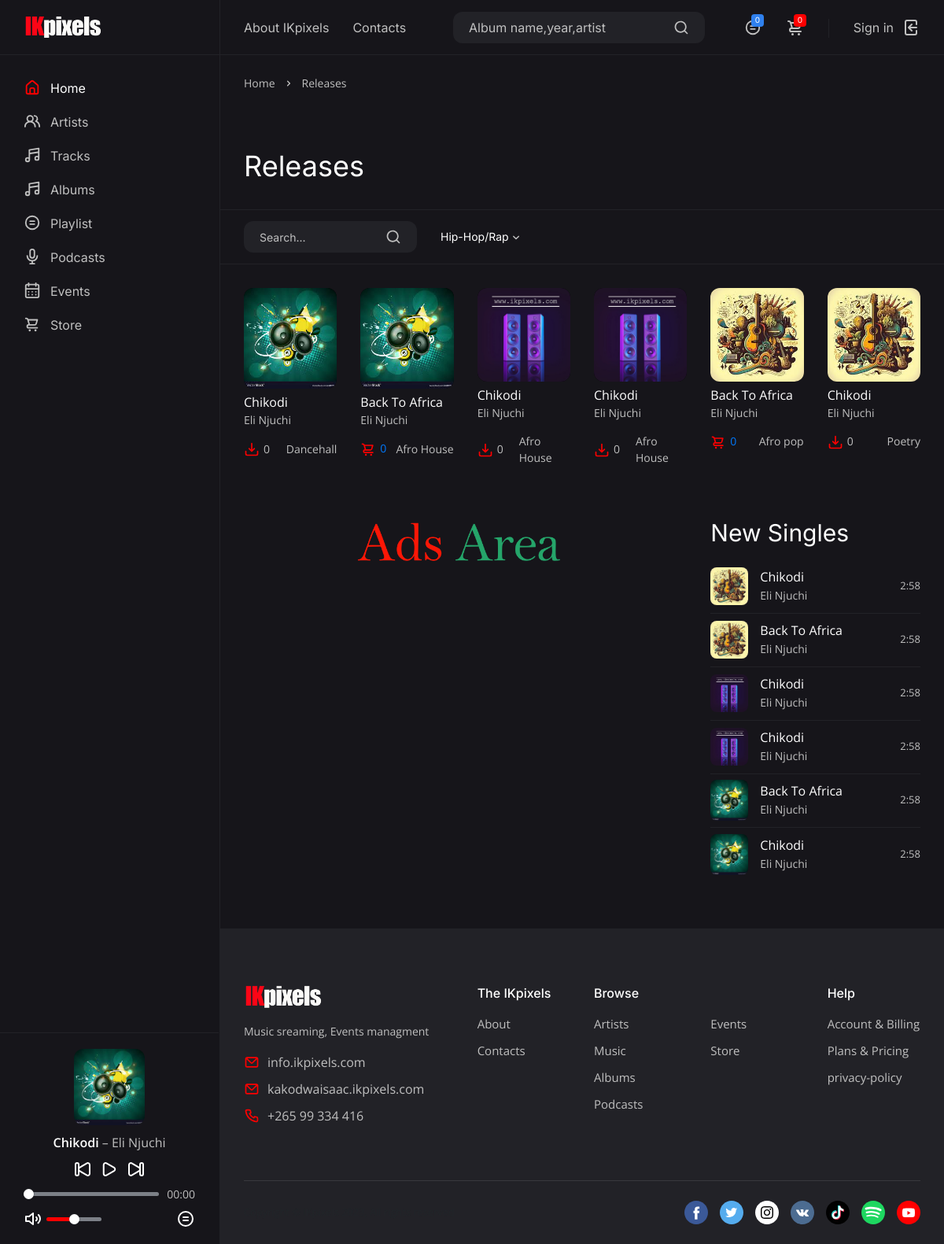
The app's page /music/ with its own data.
### music_nation/models.py (models this page shows, shortened)
class Song(models.Model):
    song_name = models.CharField(max_length=40)
    Artist = models.CharField(max_length=40,null=True,blank=True)
    song_album = models.ForeignKey(Album,on_delete=models.CASCADE, related_name='songs')
    song_file=models.FileField(upload_to=upload_audio_location,null=True,blank=True)
    artwork = models.ImageField(upload_to='artwork/%y/%m/%d',null=True,blank=True,default="ikartwork.jpg")
    song_genre = models.CharField(max_length=30,choices=GENRE)
    video = EmbedVideoField(null=True,blank=True)
    streamingCount = models.PositiveIntegerField(default=0)
    downloads = models.PositiveIntegerField(default=0)
    year = models.PositiveIntegerField(default=0)
    sell  = models.CharField(choices=FREE_OR_NOT,max_length=100)
    most_sold = models.PositiveIntegerField(default=0)
    price = models.DecimalField(max_digits=18, decimal_places=2,default=0.00)
    aproved = models.BooleanField(default=False)
    created_at = models.DateTimeField(auto_now_add=True)
    updated_at = models.DateTimeField(auto_now=True)
    objects = SongObjectManager()
    adminAprove = AdminSongObjectManager()
    ArtistSongObject  = ArtistSongObjectManager()
    def __str__(self):
        return self.song_name +' '+ str(self.song_album)
    def song_logo(self):
        return self.song_album.album_logo
    def album(self):
        return self.song_album
    def artst_url(self):
        album = Album.objects.get(id=self.song_album.id).album_artist
        artist_slug = Customer.objects.get(user=album).slug
        return artist_slug

class Album(models.Model):
    album_name = models.CharField(max_length=30)
    uploaded_on = models.DateTimeField(auto_now=True)
    album_logo = models.ImageField(upload_to='artwork/%y/%m/%d',null=True,blank=True,default="ikartwork.jpg")
    album_genre = models.CharField(max_length=30,choices=GENRE)
    aboutAlbum = RichTextField(null=True,blank=True)
    songsNum = models.PositiveIntegerField(default=0)
    streamNum = models.PositiveIntegerField(default=0)
    sell  = models.CharField(choices=FREE_OR_NOT,max_length=100)
    most_sold = models.PositiveIntegerField(default=0)
    slug = models.SlugField(unique=True,null=True,blank=True)
    price = models.DecimalField(max_digits=18, decimal_places=2,default=0.00)
    album_artist = models.ForeignKey(User, on_delete=models.CASCADE, related_name='albums')
    aproved = models.BooleanField(default=False)
    created_at = models.DateTimeField(auto_now_add=True)
    updated_at = models.DateTimeField(auto_now=True)
    objects = AlbumObjectManager()
    AdminAlbumAproval = AdminAlbumObjectManager()
    artistObjects = ArtistAlbumObjectManager()
    def __str__(self):
        return self.album_name
    @property
    def artist(self):
        user = self.album_artist
        artist = Customer.objects.get(user=user).slug
        return artist

### music_nation/views.py (the view)
# urls.py: path('music/', music_nation_views.allTrack, name='music'),
def allTrack(request):
    context = {}
    default_music_playlist(request,context)
    playlist_snipt(request,context)
    cart_snipt(request,context)
    tracks = Song.objects.all().order_by('-id')
    query =request.GET.get('q')
    context['q_name'] = "Album name,year,artist"
    if query:
        context['search_title'] = query
        tracks =tracks.filter(Q(song_name__icontains=query)|
                              Q(year__icontains=query)|
                              Q(song_genre__icontains=query)|
                              Q(Artist__icontains=query)).distinct().order_by('-id')
    context['tracks'] = ikpaginator(tracks,request)
    context['events'] = Ticket.ticketObjects.all()
    context['products']= Product.objects.all()
    context['albums'] = Album.objects.all()[:5]
    context['songs'] = Song.objects.all()#buy model
    if is_ajax(request) and request.GET.get('data_'):
        cate = request.GET.get('data_')
        context['tracks'] =  tracks.filter(song_genre=str(cate))
        html = render_to_string('www/music2.html',context)
        return JsonResponse({'data':html})
    if is_ajax(request) and request.GET.get('song_id'):
        download_counts = Song.objects.get(id=request.GET['song_id'])
        download_counts.downloads += 1
        download_counts.save()
    return render(request, 'www/music.html',context)

### music_nation/templates/www/music.html (shortened to what this page needs)
{% extends 'www/base.html' %}
{% load static %}
{%block content%}
{% if tracks %}
	<main class="main">
		<div class="container-fluid">
			<div class="row row--grid">
				<div class="col-12" >
					<ul class="breadcrumb">
						<li class="breadcrumb__item"><a href="{% url 'music_nation:nyansavibe'%}">Home</a></li>
						<li class="breadcrumb__item breadcrumb__item--active">Releases</li>
					</ul>
				</div>
				<div class="col-12">
					<div class="main__title main__title--page">
						<h1>Releases</h1>
					</div>
				</div>
			</div>
			<div class="row row--grid">
				<div class="col-12">
					<div class="main__filter">
						<form method="GET" action="#" class="main__filter-search">
							<input name="q" type="text" placeholder="Search...">
							<button type="submit"><svg xmlns="http://www.w3.org/2000/svg" viewBox="0 0 24 24"><path d="M21.71,20.29,18,16.61A9,9,0,1,0,16.61,18l3.68,3.68a1,1,0,0,0,1.42,0A1,1,0,0,0,21.71,20.29ZM11,18a7,7,0,1,1,7-7A7,7,0,0,1,11,18Z"/></svg></button>
						</form>
						<div class="main__filter-wrap">
						</div>
					</div>
					<div class="row row--grid releases">
						{% for song in tracks %}
						<div class="col-6 col-sm-4 col-lg-2">
							<div class="album">
								<div class="album__cover">
									{% if song.song_logo %}
									<img src="{{song.song_logo.url}}" alt="">
									{% else %}
									<img src="img/covers/cover1.jpg" alt="">
									{% endif %}
								</div>
								<div class="album__title">
									<h3><a href="{% url 'music_nation:album_detail' song.album.slug %}">{{song.song_name}}</a></h3>
									<span><a href="{% url 'music_nation:ArtistDetail' song.artst_url %}">{{song.Artist}}</a></span>
								</div>
								<div class="release__stat">
								{% if song.sell == 'Sale'%}
									<a href="#{{song.id}}" class="open-modal">
									0
									</a>
									{% else %}
								<span><a id="download" href="{{song.song_file.url}}" download="{{song.song_name}}" accesskey="{{song.id}}" target="{% url 'music_nation:music' %}" ></a>{{song.downloads}}</span>
								{% endif %}
								<span>{{song.song_genre}}</span>
							</div>
							</div>
						</div>
						{% empty %}
						{% include 'www/404.html' %}
						{% endfor %}
					</div>
				</div>
			</div>
			<section class="row row--grid">
				<div class="col-12 col-xl-8">
					{% include 'ecom/store-snipt.html' %}<br>
					<div>
						<img width="100%" src="{%static 'www/img/adv.png' %}">
					</div>
				</div>
				<div class="col-12 col-xl-4">
					<div class="row row--grid">
						<div class="col-12">
							<div class="main__title">
								<h2><a href="#">New Singles</a></h2>
							</div>
						</div>
						<div class="col-12">
							<ul class="main__list">
								{% for album in  albums %}
								{% for song in album.songs.all  %}
									<li class="single-item">
									<a data-link data-title="{{song.song_name}}" data-artist="{{song.Artist}}" data-img="{{song.song_logo.url}}" href="{{ song.song_file.url }}" class="single-item__cover">
										<img src="{{song.song_logo.url}}" alt="">
									</a>
									<div class="single-item__title">
										<h4><a href="{% url 'music_nation:album_detail' album.slug %}">{{song.song_name}}</a></h4>
										<span><a href="{% url 'music_nation:ArtistDetail' album.artist %}">{{song.Artist}}</a></span>
									</div>
									<span class="single-item__time">2:58</span>
								</li>
								{% endfor %}
								{% endfor %}
							</ul>
						</div>
					</div>
				</div>
			</section>
		</div>
	</main>
{% else %}
   <div class="row">
   	   {% include 'www/404.html' %}
   </div>
 {% endif %}
{%endblock%}

### music_nation/templates/www/base.html (shortened to what this page needs)
{% load static %}
<!DOCTYPE html>
<html lang="en">
<head>
	<link rel="stylesheet" href="{% static 'www/css/bootstrap-reboot.min.css' %} ">
	<link rel="stylesheet" href="{% static 'www/css/bootstrap-grid.min.css' %}">
	<link rel="stylesheet" href="{% static 'www/css/owl.carousel.min.css' %}">
	<link rel="stylesheet" href="{% static 'www/css/magnific-popup.css' %}">
	<link rel="stylesheet" href="{% static 'www/css/select2.min.css' %}">
	<link rel="stylesheet" href="{% static 'www/css/paymentfont.min.css' %}">
	<link rel="stylesheet" href="{% static 'www/css/slider-radio.css' %}">
	<link rel="stylesheet" href="{% static 'www/css/plyr.css' %}">
	<link rel="stylesheet" href="{% static 'www/css/ikstyle.css' %}">
</head>
<body>
	<header class="header">
		<div class="header__content">
			<nav class="header__nav">
				<a href="{%url 'music_nation:about'%}">About IKpixels</a>
				<a href="{%url 'music_nation:contacts'%}">Contacts</a>
			</nav>
            {% if q_name %}
			<form method="GET" action="#" class="header__search">
				<input name="q" type="text" placeholder="{{q_name}}">
				<button type="button"><svg xmlns="http://www.w3.org/2000/svg" viewBox="0 0 24 24"><path d="M21.71,20.29,18,16.61A9,9,0,1,0,16.61,18l3.68,3.68a1,1,0,0,0,1.42,0A1,1,0,0,0,21.71,20.29ZM11,18a7,7,0,1,1,7-7A7,7,0,0,1,11,18Z"/></svg></button>
			</form>
			{% endif %}
			<div class="header__actions">
				<div class="header__action header__action--note">
					<span>{{song_count_in_playlist}}</span>
					<a href="/playlist_view" class="header__action-btn"><svg xmlns="http://www.w3.org/2000/svg" viewBox="0 0 24 24"><path d="M15,13H9a1,1,0,0,0,0,2h6a1,1,0,0,0,0-2Zm0-4H9a1,1,0,0,0,0,2h6a1,1,0,0,0,0-2ZM12,2A10,10,0,1,0,22,12,10,10,0,0,0,12,2Zm0,18a8,8,0,1,1,8-8A8,8,0,0,1,12,20Z"/></svg></a>
				</div>
				<div class="header__action header__action--cart">
					<span>{{product_count_in_cart}}</span>
					<a class="header__action-btn" href="{% url 'store:cart' %}"></a>
				</div>
				<div class="header__action header__action--signin">
					{% if user.is_authenticated %}
					<a class="header__action-btn" href="{%url 'account:logout' %}">
						<span>Sign out</span>
						<svg xmlns="http://www.w3.org/2000/svg" viewBox="0 0 24 24"><path d="M4,12a1,1,0,0,0,1,1h7.59l-2.3,2.29a1,1,0,0,0,0,1.42,1,1,0,0,0,1.42,0l4-4a1,1,0,0,0,.21-.33,1,1,0,0,0,0-.76,1,1,0,0,0-.21-.33l-4-4a1,1,0,1,0-1.42,1.42L12.59,11H5A1,1,0,0,0,4,12ZM17,2H7A3,3,0,0,0,4,5V8A1,1,0,0,0,6,8V5A1,1,0,0,1,7,4H17a1,1,0,0,1,1,1V19a1,1,0,0,1-1,1H7a1,1,0,0,1-1-1V16a1,1,0,0,0-2,0v3a3,3,0,0,0,3,3H17a3,3,0,0,0,3-3V5A3,3,0,0,0,17,2Z"/></svg>
					</a>
					{% else %}
					<a class="header__action-btn" href="{% url 'account:login' %}">
						<span>Sign in</span>
					</a>
					{% endif %}
				</div>
			</div>
		</div>
	</header>
	<div class="sidebar">
		<div class="sidebar__logo">
			<img src="{% static 'www/img/logo.png' %}" alt="">
		</div>
		<ul class="sidebar__nav">
			<li class="sidebar__nav-item">
				<a href="{% url 'music_nation:nyansavibe' %}" class="sidebar__nav-link sidebar__nav-link--active"> <span>Home</span></a>
			</li>
			<li class="sidebar__nav-item">
				<a href="{%url 'music_nation:Artists'%}" class="sidebar__nav-link"> <span>Artists</span></a>
			</li>
			<li class="sidebar__nav-item">
				<a href="{%url 'music_nation:music'%}" class="sidebar__nav-link"> <span>Tracks</span></a>
			</li>
			<li class="sidebar__nav-item">
				<a href="{%url 'music_nation:all-music'%}" class="sidebar__nav-link"> <span>Albums</span></a>
			</li>
			<li class="sidebar__nav-item">
				<a href="{%url 'music_nation:playlist_view'%}" class="sidebar__nav-link"><svg xmlns="http://www.w3.org/2000/svg" viewBox="0 0 24 24"><path d="M15,13H9a1,1,0,0,0,0,2h6a1,1,0,0,0,0-2Zm0-4H9a1,1,0,0,0,0,2h6a1,1,0,0,0,0-2ZM12,2A10,10,0,1,0,22,12,10,10,0,0,0,12,2Zm0,18a8,8,0,1,1,8-8A8,8,0,0,1,12,20Z"/></svg> <span>Playlist</span></a>
			</li>
			<li class="sidebar__nav-item">
				<a href="{%url 'music_nation:podcasts'%}" class="sidebar__nav-link"><svg xmlns="http://www.w3.org/2000/svg" viewBox="0 0 24 24"><path d="M12,15a4,4,0,0,0,4-4V5A4,4,0,0,0,8,5v6A4,4,0,0,0,12,15ZM10,5a2,2,0,0,1,4,0v6a2,2,0,0,1-4,0Zm10,6a1,1,0,0,0-2,0A6,6,0,0,1,6,11a1,1,0,0,0-2,0,8,8,0,0,0,7,7.93V21H9a1,1,0,0,0,0,2h6a1,1,0,0,0,0-2H13V18.93A8,8,0,0,0,20,11Z"/></svg> <span>Podcasts</span></a>
			</li>
			<li class="sidebar__nav-item">
				<a href="{%url 'Event:events'%}" class="sidebar__nav-link"> <span>Events</span></a>
			</li>
			<li class="sidebar__nav-item">
				<a href="{%url 'store:store'%}" class="sidebar__nav-link"> <span>Store</span></a>
			</li>
		</ul>
	</div>
	<div class="player">
		<div class="player__cover">
			{% if home_song.song_logo %}
			<img src="{{home_song.song_logo.url}}" alt="">
			{% else %}
			<img src="{%static 'www/img/covers/cover.svg'%}" alt="">
			{% endif %}
		</div>
		<div class="player__content">
			<marquee><span class="player__track"><b class="player__title">{{home_song.song_name}}</b> – <span class="player__artist">{{home_song.Artist}}</span></span> </marquee>
		</div>
	</div>
	{%block content%}
    {%endblock%}
	<footer class="footer">
		<div class="container-fluid">
			<div class="row">
				<div class="col-12 col-sm-8 col-md-6 col-lg-6 col-xl-4 order-4 order-md-1 order-lg-4 order-xl-1">
					<div class="footer__logo">
						<img src="{% static 'www/img/logo.png' %}" alt="">
					</div>
					<p class="footer__tagline">Music sreaming, Events managment</p>
					<div class="footer__links">
						<a href="mailto:info.ikpixels.com"><svg xmlns="http://www.w3.org/2000/svg" viewBox="0 0 24 24"><path d="M19,4H5A3,3,0,0,0,2,7V17a3,3,0,0,0,3,3H19a3,3,0,0,0,3-3V7A3,3,0,0,0,19,4Zm-.41,2-5.88,5.88a1,1,0,0,1-1.42,0L5.41,6ZM20,17a1,1,0,0,1-1,1H5a1,1,0,0,1-1-1V7.41l5.88,5.88a3,3,0,0,0,4.24,0L20,7.41Z"/></svg> info.ikpixels.com</a>
						<a href="mailto:kakodwaisaac.ikpixels.com"><svg xmlns="http://www.w3.org/2000/svg" viewBox="0 0 24 24"><path d="M19,4H5A3,3,0,0,0,2,7V17a3,3,0,0,0,3,3H19a3,3,0,0,0,3-3V7A3,3,0,0,0,19,4Zm-.41,2-5.88,5.88a1,1,0,0,1-1.42,0L5.41,6ZM20,17a1,1,0,0,1-1,1H5a1,1,0,0,1-1-1V7.41l5.88,5.88a3,3,0,0,0,4.24,0L20,7.41Z"/></svg>kakodwaisaac.ikpixels.com</a>
						<a href="tel:+265993344416">+265 99 334 416</a>
					</div>
				</div>
				<div class="col-6 col-md-4 col-lg-3 col-xl-2 order-1 order-md-2 order-lg-1 order-xl-2 offset-md-2 offset-lg-0">
					<h6 class="footer__title">The IKpixels</h6>
					<div class="footer__nav">
						<a href="{%url 'music_nation:about'%}">About</a>
						<a href="{%url 'music_nation:contacts'%}">Contacts</a>
					</div>
				</div>
				<div class="col-12 col-md-8 col-lg-6 col-xl-4 order-3 order-lg-2 order-md-3 order-xl-3">
					<div class="row">
						<div class="col-12">
							<h6 class="footer__title">Browse</h6>
						</div>
						<div class="col-6">
							<div class="footer__nav">
								<a href="{%url 'music_nation:Artists'%}">Artists</a>
								<a href="{%url 'music_nation:music'%}">Music</a>
								<a href="{%url 'music_nation:all-music'%}">Albums</a>
								<a href="{%url 'music_nation:podcasts'%}">Podcasts</a>
							</div>
						</div>
						<div class="col-6">
							<div class="footer__nav">
								<a href="{%url 'Event:events'%}">Events</a>
								<a href="{%url 'store:store'%}">Store</a>
							</div>
						</div>
					</div>
				</div>
				<div class="col-6 col-md-4 col-lg-3 col-xl-2 order-2 order-lg-3 order-md-4 order-xl-4">
					<h6 class="footer__title">Help</h6>
					<div class="footer__nav">
						<a href="{% url 'ikpixels:upload_payment' %}">Account & Billing</a>
						<a href="{% url 'ikpixels:pricing'%}">Plans & Pricing</a>
						<a href="{% url 'ikpixels:terms'%}">privacy-policy</a>
					</div>
				</div>
			</div>
			<div class="row">
				<div class="col-12">
					<div class="footer__content">
						<div class="footer__social">
							<a href="#" target="_blank"></a>
							<a href="#" target="_blank"></a>
							<a href="https://www.instagram.com/volkov_des1gn/" target="_blank"></a>
							<a href="#" target="_blank"></a>
							<a href="#" target="_blank"></a>
							<a href="#" target="_blank"></a>
							<a href="#" target="_blank"></a>
						</div>
						<small> Copyright &copy; IKpixels <script>document.write(new Date().getFullYear());</script>, All rights reserved </small>
					</div>
				</div>
			</div>
		</div>
	</footer>
</body>
</html>

### music_nation/templates/www/music_modal.html (shortened to what this page needs)
{% load widget_tweaks %}

### records on screen
Song: song_logo (picture), song_name "Chikodi", Artist "Eli Njuchi", downloads "0", song_genre "Dancehall"
Song: song_logo (picture), song_name "Back To Africa", Artist "Eli Njuchi", song_genre "Afro House"
Song: song_logo (picture), song_name "Chikodi", Artist "Eli Njuchi", downloads "0", song_genre "Afro House"
Song: song_logo (picture), song_name "Chikodi", Artist "Eli Njuchi", downloads "0", song_genre "Afro House"
Song: song_logo (picture), song_name "Back To Africa", Artist "Eli Njuchi", song_genre "Afro pop"
Song: song_logo (picture), song_name "Chikodi", Artist "Eli Njuchi", downloads "0", song_genre "Poetry"

### other values on screen
{{ song_count_in_playlist }} "0"
{{ product_count_in_cart }} "0"
